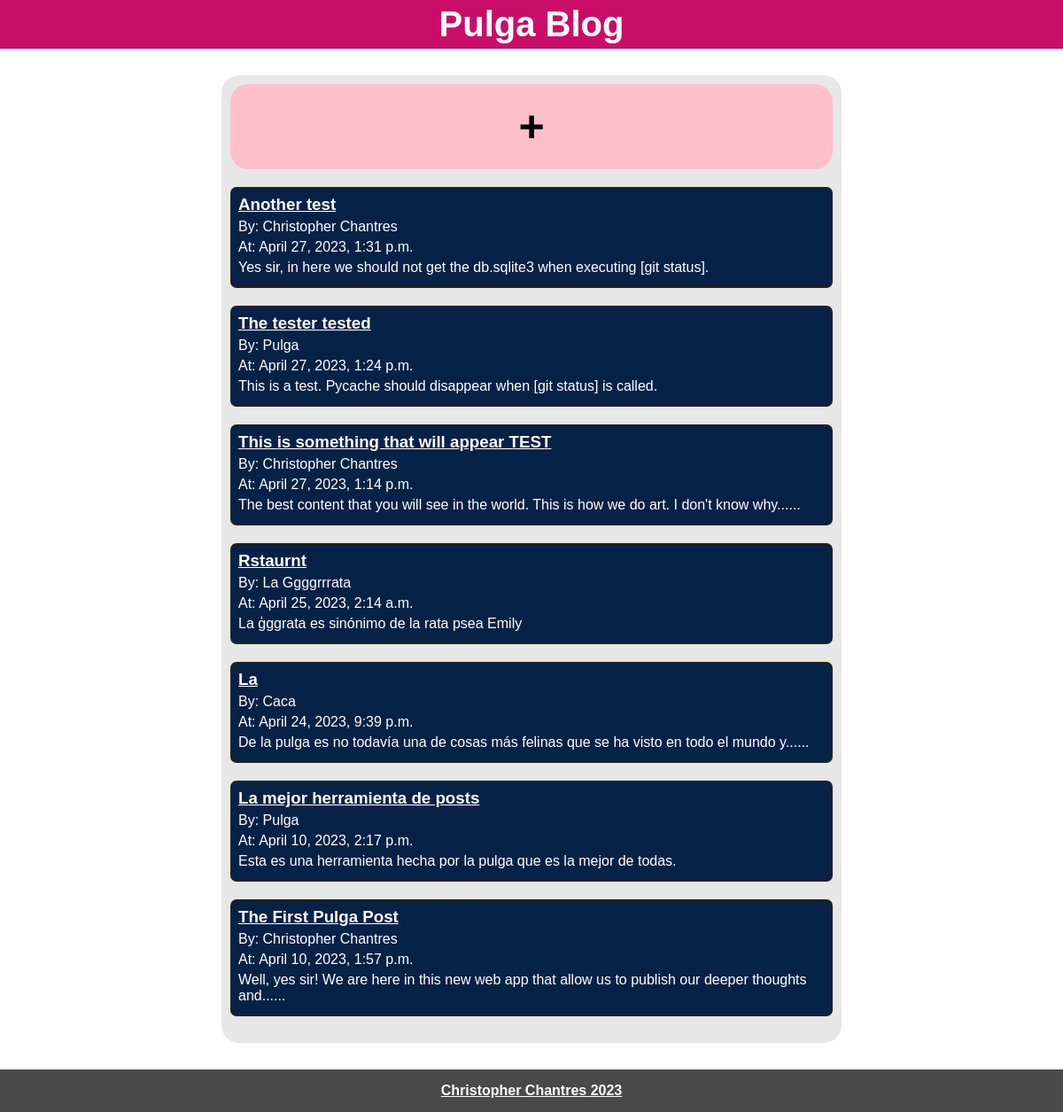
The app's page /, older data.
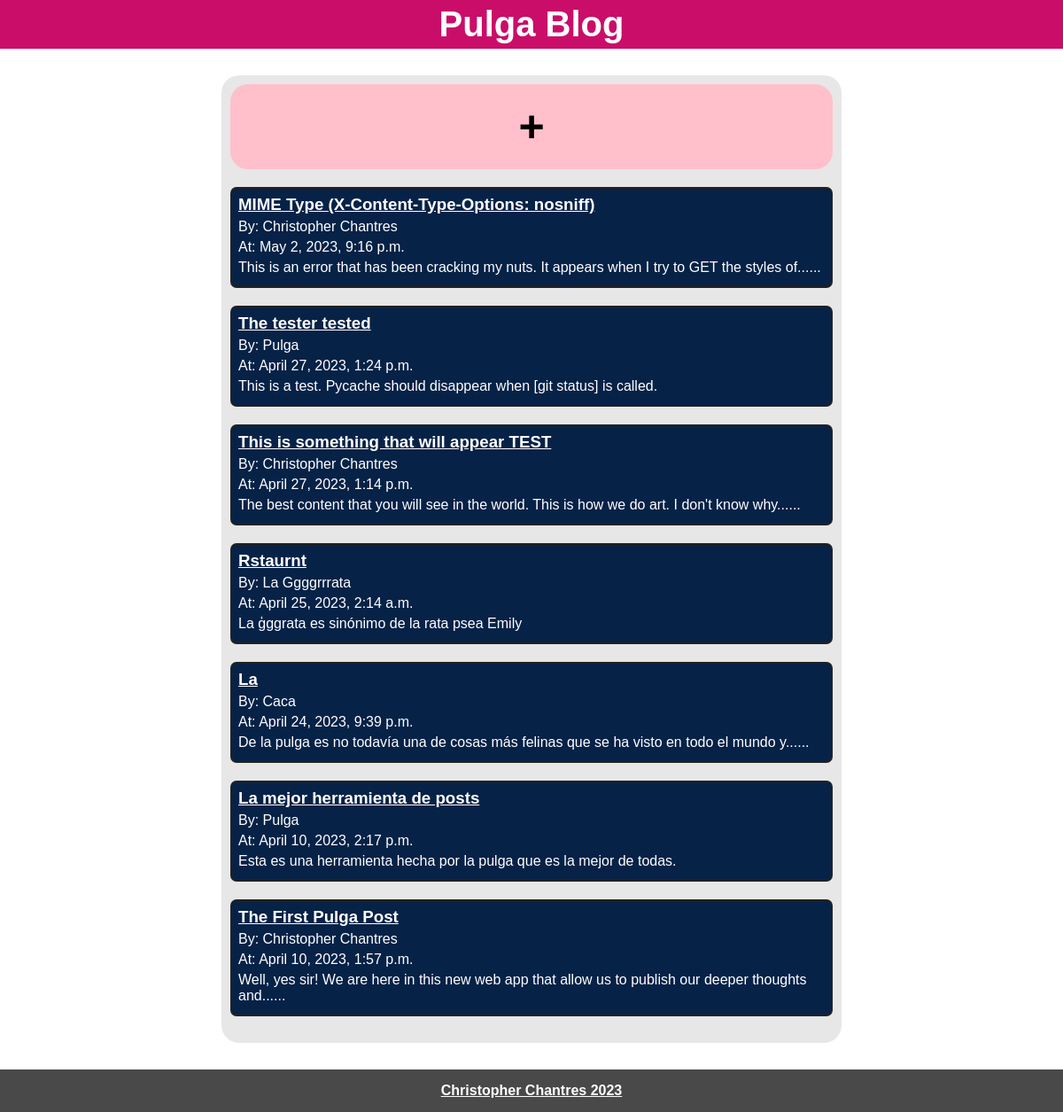
The same page, newer data.
### polls/models.py (models this page shows)
class Post(models.Model):
  title = models.CharField(max_length=255)
  author = models.CharField(max_length=30, default="Anonymous")
  content = models.TextField()
  created_at = models.DateTimeField(auto_now_add=True)
  updated_at = models.DateTimeField(auto_now_add=True)

### polls/views.py (the view)
# urls.py: path('', views.home, name='home'),
def home(request):
  posts = Post.objects.all().order_by('-created_at')
  success_message = messages.get_messages(request)
  return render(request, 'home.html', {'posts':posts, 'success_message': success_message})

### templates/home.html (shortened to what this page needs)
{% extends 'base.html' %}
{% load static %}
{% block link_stylesheet %}
  <link rel="stylesheet" href="{% static 'css/home.css' %}">
{% endblock link_stylesheet %}
{% block main %}
  <main>
    <section>
      <div class="container">
        <div class="new-post">
          <button id="create-post" class="create-post-btn">+</button>
        </div>
        {% for post in posts %}
          <div class="card-post">
              <h3><a href="{% url 'post_detail' post_id=post.id %}">{{ post.title }}</a></h3>
              <p>By: {{ post.author }}</p>
              <p>At: {{ post.created_at }}</p>
              {% if post.content|wordcount > 20 %}
                <p>{{ post.content.split|slice:":20"|join:" " }}......</p>
              {% else %}
                <p>{{ post.content }}</p>
              {% endif %}
          </div>
        {% endfor %}
      </div>
    </section>
  </main>
{% endblock main %}

Row changes from the older to the newer data that the page shows:
removed Post: title "Another test", author "Christopher Chantres", created_at "April 27, 2023, 1:31 p.m.", content "Yes sir, in here we should not get the db.sqlite3 when executing [git status]."
added Post: title "MIME Type (X-Content-Type-Options: nosniff)", author "Christopher Chantres", created_at "May 2, 2023, 9:16 p.m.", content.split "This is an error that has been cracking my nuts. It appears when I try to GET the styles of"
